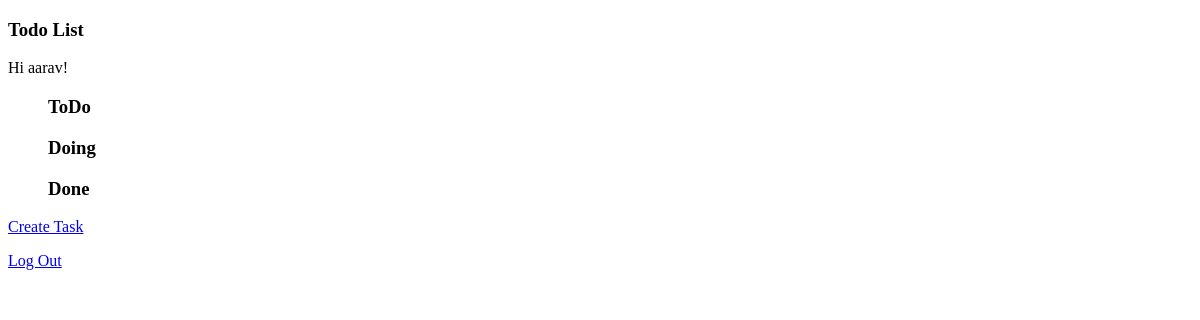
Before: /tasks/ (signed in) with the older database file.
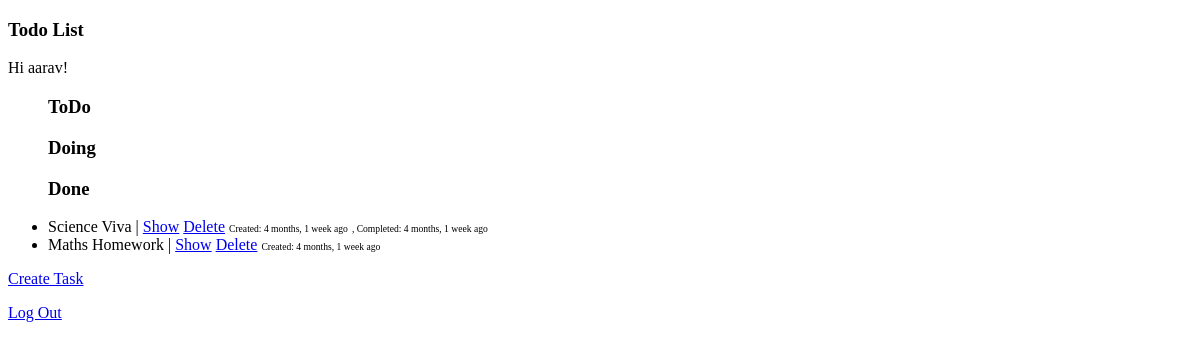
After: the same page with the newer database file.
### todoapp/models.py (models this page shows, shortened)
class Task(models.Model):
    user = models.ForeignKey(User, on_delete=models.CASCADE,null=True, blank=True, default=get_admin_user)
    title = models.CharField(max_length=255)
    description = models.TextField()
    stage_choices = [
        ('todo', 'Todo'),
        ('doing', 'Doing'),
        ('done', 'Done'),
    ]
    stage = models.CharField(max_length=10, choices=stage_choices, default='todo')
    created_at = models.DateTimeField(auto_now_add=True)
    completed_at = models.DateTimeField(null=True, blank=True)

### todoapp/views.py (the view)
# urls.py: path('', TaskListView.as_view(), name='task-list'),
class TaskListView(ListView):
    logging.info(f"Tasklist View Home Page")
    model = Task
    template_name = 'task_list.html'
    ordering=['-id']
    def get_queryset(self):
        if self.request.user.is_authenticated:
            logging.info(f"User ${self.request.user} is Authenticated  ")
            return Task.objects.filter(user=self.request.user).order_by('-id')
        else:
            logging.info(f"User is not authenticated  ")
            return Task.objects.none()

### todoapp/templates/task_list.html (shortened to what this page needs)
{% extends 'base.html' %}
{% block content %}
{% if user.is_authenticated %}
  <h3>Todo List</h3>
  Hi {{ user.username }}!
  <ul>
    <h3><strong>ToDo</strong></h3>
    </ul>
    <ul>
      <h3><strong>Doing</strong></h3>
    </ul>
    <ul>
      <h3><strong>Done</strong></h3>
    {% for task in object_list %}
      {% if task.stage == 'done' %}
        <li>
          {{ task.title }} |
          <a href="{% url 'task-detail' task.pk %}">Show</a>
          <a href="{% url 'task-delete' task.pk %}">Delete</a>
          <small style="font-size: 60%;">Created: {{ task.created_at|timesince }} ago</small>
          {% if task.completed_at %}
          <small style="font-size: 60%;"> , Completed: {{ task.completed_at|timesince }} ago</small>
          {% endif %}
        </li>
      {% endif %}
    {% endfor %}
  </ul>
  <a href="{% url 'task-create' %}">Create Task</a><br>
  <p><a href="/tasks/logout/">Log Out</a></p>
{% endif %}
{% endblock %}

Changed rows visible on the page:
added Task: title "Science Viva", created_at "4 months, 1 week", completed_at "4 months, 1 week"
added Task: title "Maths Homework", created_at "4 months, 1 week"
